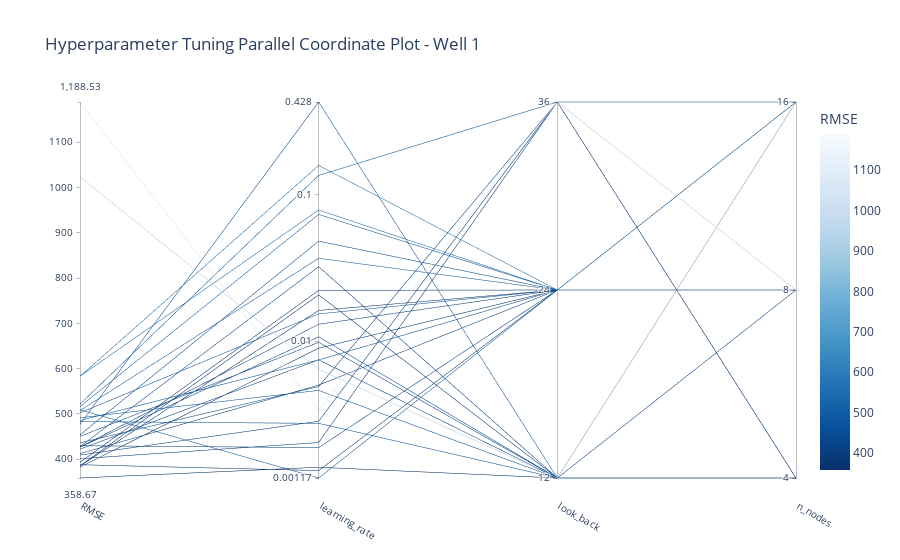

Notebook code for this chart:
### Markdown cell above
#### Create Tuning Functions
- ...

### Code cell
def _evaluate_trial(trial, train_test_dict, well_name):
    look_back = trial.suggest_categorical('look_back', [12, 24, 36])
    n_nodes = trial.suggest_categorical('n_nodes', [4, 8, 16])
    learning_rate = trial.suggest_float('learning_rate', 1e-3, 0.5, log=True)

    X_train = np.concatenate([train_test_dict[well_name][look_back]['X_train'] for well_name in train_test_dict.keys()], axis=0)
    y_train = np.concatenate([train_test_dict[well_name][look_back]['y_train'] for well_name in train_test_dict.keys()], axis=0)
    
    model = create_LSTM_model(n_nodes, look_back, learning_rate, X_train.shape[2])

    early_stopping = keras.callbacks.EarlyStopping(monitor='val_loss', patience=PATIENCE)
    model.fit(
        X_train,
        y_train,
        epochs=EPOCHS,
        batch_size=BATCH_SIZE,
        validation_split=(1 - SPLIT_RATIO),
        shuffle=False,
        verbose=0,
        callbacks=[early_stopping],
    )

    X_test = train_test_dict[well_name][look_back]['X_test']
    y_test = train_test_dict[well_name][look_back]['y_test']
    y_test = np.exp(y_test) - SCALING_FACTOR
    testPredict = model.predict(X_test, verbose=0)
    testPredict = np.exp(testPredict) - SCALING_FACTOR

    test_rmse = np.sqrt(mean_squared_error(y_test, testPredict))

    keras.backend.clear_session()
    trial.set_user_attr('look_back', look_back)
    trial.set_user_attr('n_nodes', n_nodes)
    trial.set_user_attr('learning_rate', learning_rate)

    print(f'(look_back={look_back}, n_nodes={n_nodes}, learning_rate={learning_rate:.4f}) -> RMSE={test_rmse:.4f}')

    return float(test_rmse)

def bayesian_tune_hyperparameters(model_type):
    trial_records = []
    history_dir = Path(f"{model_type}_best_histories")
    history_dir.mkdir(parents=True, exist_ok=True)
    well_names = df['well_name'].unique()

    for well_name in well_names:
        print(f'Bayesian optimization trials for {well_name}:')

        def objective(trial):
            return _evaluate_trial(trial, train_test_dict, well_name)

        study = optuna.create_study(direction='minimize')
        study.optimize(objective, n_trials=30)
        best_trial = study.best_trial
        trial_records.extend(
            [
                {
                    'well_name': well_name,
                    'trial': trial.number,
                    'look_back': trial.params.get('look_back'),
                    'n_nodes': trial.params.get('n_nodes'),
                    'learning_rate': trial.params.get('learning_rate'),
                    'test_rmse': trial.value,
                }
                for trial in study.trials
            ]
        )

        parallel_fig = plot_parallel_coordinate(
            study,
            params=['look_back', 'n_nodes', 'learning_rate'],
            target=lambda trial: trial.value,
            target_name='RMSE'
        ).update_layout(
            title_text=f'Hyperparameter Tuning Parallel Coordinate Plot - {well_name.replace("_"," ").title()}'
        )
        display(parallel_fig)

    rmse_df = pd.DataFrame(trial_records)
    rmse_df.to_csv(f'{model_type}_tuning_rmse_results.csv', index=False)
    return rmse_df


# Run Optuna hyperparameter tuning
base_rmse_df = bayesian_tune_hyperparameters('base')

### Figure 1 — Plotly figure (JSON) as saved in the notebook; plotly's stock layout.template omitted (floating-point values rounded to 4 significant figures)
{"data": [{"dimensions": [{"label": "RMSE", "range": [358.7, 1189.0], "values": [477.2, 450.4, 422.3, 426.8, 358.7, 1023.0, 385.6, 491.6, 483.1, 427.8, 509.2, 453.9, 382.7, 583.1, 388.0, 385.3, 516.3, 507.5, 429.9, 426.8, 393.3, 502.7, 485.7, 412.6, 583.3, 401.2, 409.4, 436.2, 1189.0, 521.8]}, {"label": "learning_rate", "range": [-2.932, -0.3681], "ticktext": ["0.00117", "0.01", "0.1", "0.428"], "tickvals": [-2.932, -2, -1, -0.3681], "values": [-0.3681, -2.007, -2.126, -1.969, -2.859, -2.191, -1.683, -2.335, -2.56, -1.491, -2.932, -1.317, -2.047, -0.8007, -2.882, -1.789, -1.135, -1.434, -2.725, -1.884, -1.653, -1.813, -2.127, -2.299, -1.105, -2.69, -2.546, -2.309, -2.471, -0.869]}, {"label": "look_back", "range": [0, 2], "ticktext": ["12", "24", "36"], "tickvals": [0, 1, 2], "values": [0, 0, 0, 0, 0, 0, 0, 0, 0, 0, 1, 1, 1, 1, 1, 1, 1, 1, 1, 1, 1, 1, 1, 1, 1, 2, 2, 2, 2, 2]}, {"label": "n_nodes", "range": [0, 2], "ticktext": ["4", "8", "16"], "tickvals": [0, 1, 2], "values": [0, 0, 0, 1, 2, 2, 2, 2, 2, 2, 1, 1, 2, 2, 2, 2, 2, 2, 2, 2, 2, 2, 2, 2, 2, 0, 0, 1, 1, 2]}], "labelangle": 30, "labelside": "bottom", "line": {"color": [477.2, 450.4, 422.3, 426.8, 358.7, 1023.0, 385.6, 491.6, 483.1, 427.8, 509.2, 453.9, 382.7, 583.1, 388.0, 385.3, 516.3, 507.5, 429.9, 426.8, 393.3, 502.7, 485.7, 412.6, 583.3, 401.2, 409.4, 436.2, 1189.0, 521.8], "colorbar": {"title": {"text": "RMSE"}}, "colorscale": [[0, "rgb(247,251,255)"], [0.125, "rgb(222,235,247)"], [0.25, "rgb(198,219,239)"], [0.375, "rgb(158,202,225)"], [0.5, "rgb(107,174,214)"], [0.625, "rgb(66,146,198)"], [0.75, "rgb(33,113,181)"], [0.875, "rgb(8,81,156)"], [1, "rgb(8,48,107)"]], "reversescale": true, "showscale": true}, "type": "parcoords"}], "layout": {"title": {"text": "Hyperparameter Tuning Parallel Coordinate Plot - Well 1"}}}
